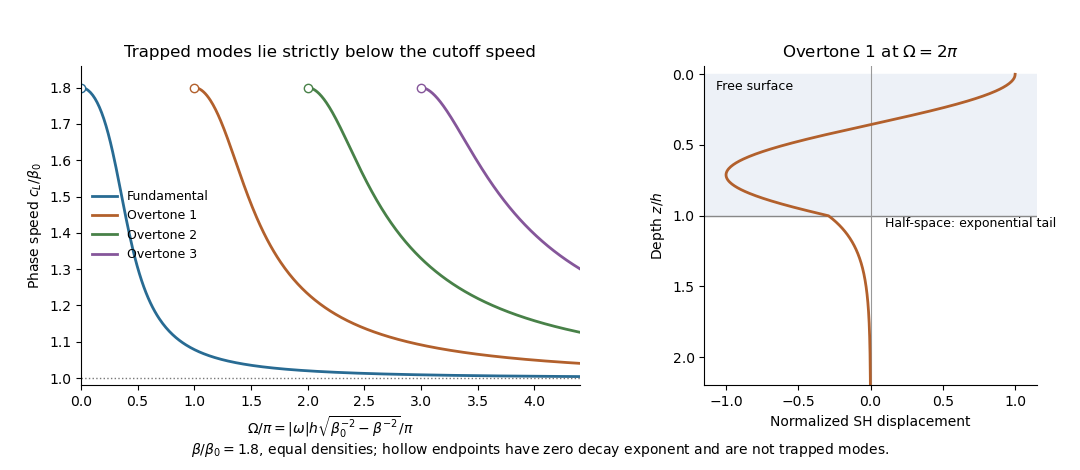

Write Python code to recreate this figure.
"""Original Love-wave dispersion/profile figure; Python 3.14.4.
Existing NumPy 2.3.5/Matplotlib 3.10.7; basename PNG output to caller CWD.
Honor caller MPLCONFIGDIR; no publication or media-mirroring logic.
"""
from pathlib import Path
import numpy as np
import matplotlib.pyplot as plt

BETA = 1.8
MODULUS_RATIO = BETA**2  # Equal densities, layer shear speed normalized to one.


def root(omega_scale, order):
    lo = order*np.pi
    hi = min(omega_scale, (order+.5)*np.pi)
    if omega_scale <= lo:
        return None
    hi -= 1e-11
    for _ in range(80):
        mid = (lo+hi)/2
        residual = mid*np.tan(mid)-MODULUS_RATIO*np.sqrt(max(0,omega_scale**2-mid**2))
        if residual > 0:
            hi = mid
        else:
            lo = mid
    return (lo+hi)/2


def main():
    fig, (ax, profile) = plt.subplots(1, 2, figsize=(10.8,4.7), dpi=100, facecolor="white", gridspec_kw={"width_ratios":[1.5,1]})
    fig.subplots_adjust(left=.075,right=.96,bottom=.18,top=.86,wspace=.30)
    contrast = np.sqrt(1-BETA**-2)
    colors=["#286b93","#b2602c","#488148","#85569a"]
    for order,color in enumerate(colors):
        scales = np.linspace(order*np.pi+.018,4.4*np.pi,450)
        qh = np.array([root(x,order) for x in scales])
        speed = 1/np.sqrt(1-(qh/scales)**2*contrast**2)
        ax.plot(scales/np.pi,speed,color=color,lw=2,label="Fundamental" if order==0 else f"Overtone {order}")
        ax.plot(order,BETA,"o",mfc="white",mec=color,ms=6)
    ax.axhline(1,color="#777777",ls=":",lw=1)
    ax.set(xlim=(0,4.4),ylim=(.98,1.86),xlabel=r"$\Omega/\pi=|\omega|h\sqrt{\beta_0^{-2}-\beta^{-2}}/\pi$",ylabel=r"Phase speed $c_L/\beta_0$",title="Trapped modes lie strictly below the cutoff speed")
    ax.legend(frameon=False,fontsize=9)
    ax.spines[["top","right"]].set_visible(False)
    scale = 2*np.pi
    q = root(scale,1)
    p = np.sqrt(scale*scale-q*q)
    depth=np.linspace(0,2.2,500)
    amplitude=np.where(depth<=1,np.cos(q*depth),np.cos(q)*np.exp(-p*(depth-1)))
    profile.axhspan(0,1,color="#edf1f7")
    profile.axhline(1,color="#888888",lw=1)
    profile.axvline(0,color="#999999",lw=.8)
    profile.plot(amplitude,depth,color=colors[1],lw=2)
    profile.set(xlim=(-1.15,1.15),ylim=(2.2,-.06),xlabel="Normalized SH displacement",ylabel=r"Depth $z/h$",title=r"Overtone 1 at $\Omega=2\pi$")
    profile.text(-1.07,.11,"Free surface",fontsize=9)
    profile.text(.10,1.08,"Half-space: exponential tail",fontsize=9)
    profile.spines[["top","right"]].set_visible(False)
    fig.text(.5,.035,r"$\beta/\beta_0=1.8$, equal densities; hollow endpoints have zero decay exponent and are not trapped modes.",ha="center",fontsize=10)
    fig.savefig(Path.cwd()/"paper-82-love-dispersion.png",facecolor="white",transparent=False)
    plt.close(fig)


if __name__ == "__main__":
    main()
